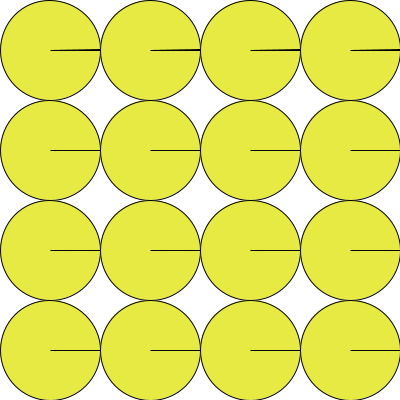
Frame 1 (no input)
Frame 60 (the mouse pressed at the canvas centre just before this capture): identical to frame 1, image omitted
Frame 120 (the mouse held since frame 60 and released just before this capture): blank canvas, image omitted

The Processing sketch that drew this single still picture (run headless with seeded random() and noise(); from frame 60 on, the mouse is pressed at the canvas centre):

// Processing sketch: week02_1_pacman_radians_mouseX
// ── week02_1_pacman_radians_mouseX.pde
//week02_1_pacman_radians_mouseX
void setup() {
  size(400, 400);
}
void draw() {
  background(255);
  fill(#E7EA42);
  float a = radians(mouseX);
  for (int x=0; x<400; x+=100) {
    for (int y=0; y<400; y+=100) {
      arc(x+50, y+50, 100, 100, 0+a, PI*2-a, PIE);
    }
  }
}
